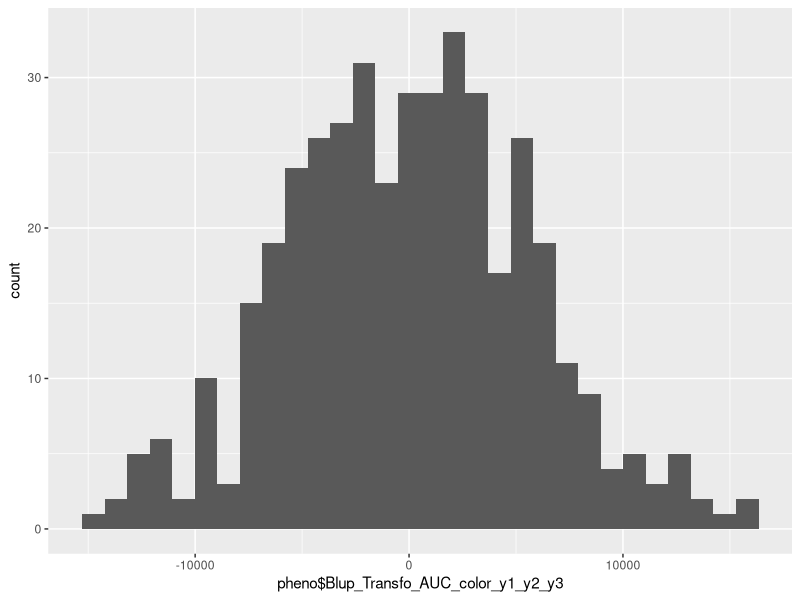
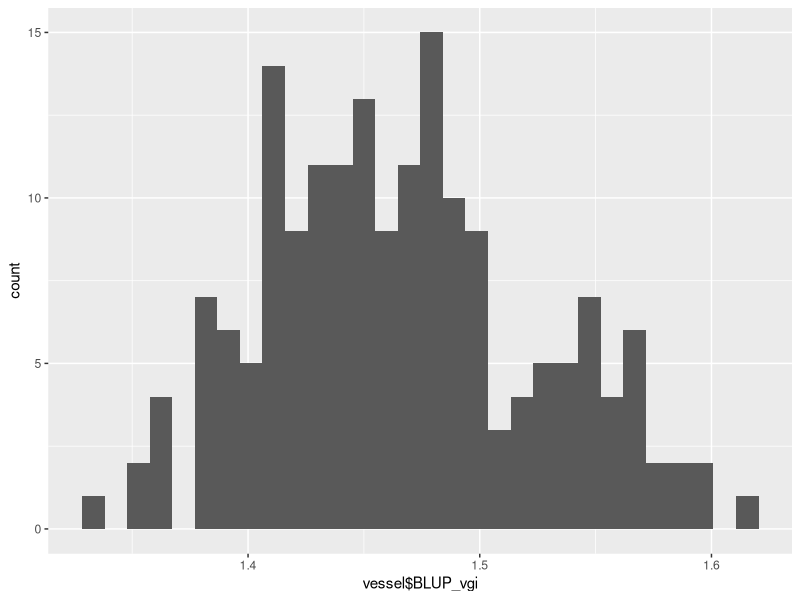
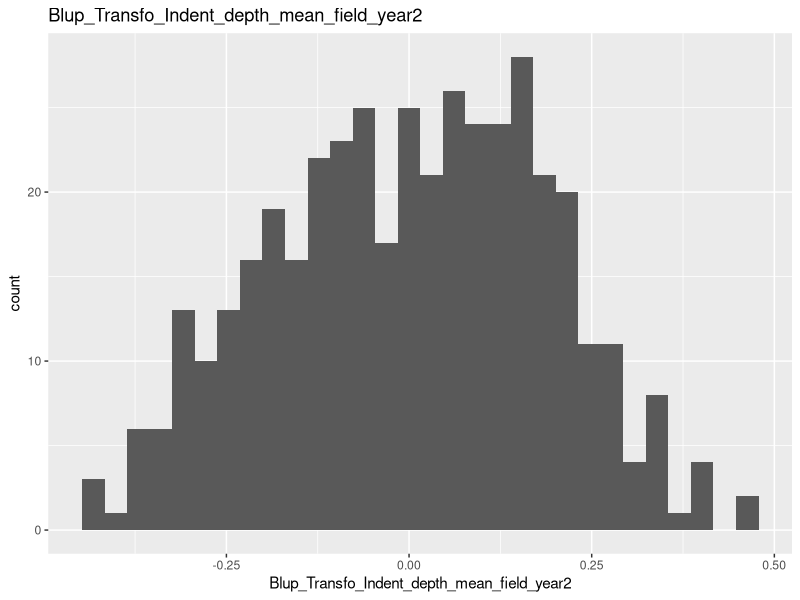
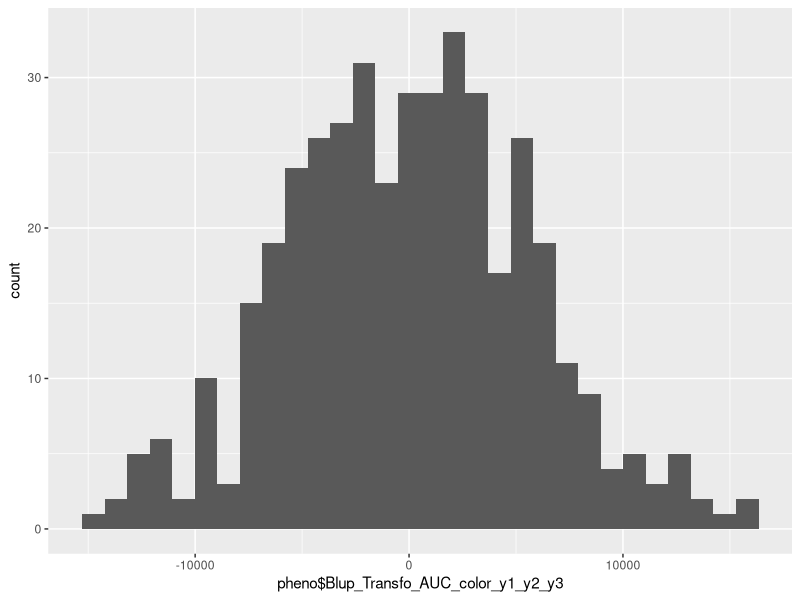
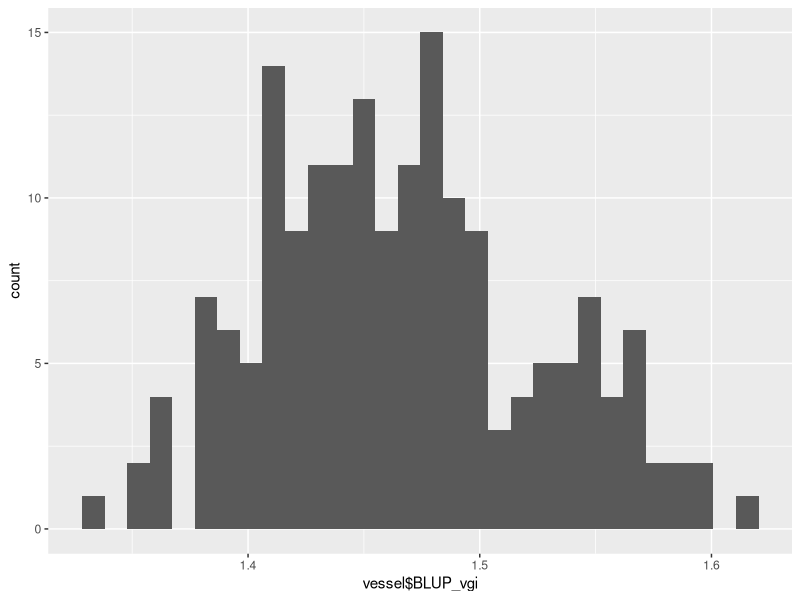
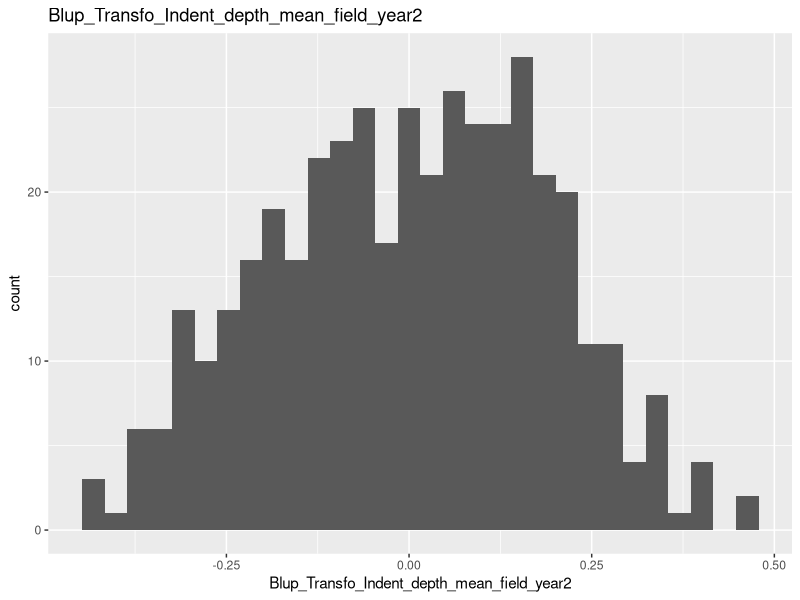

The R source for these figures, in order: (Note: this script raises an error after producing the figures.)
## ---- chunk 1
library(tidyverse)
library(ggplot2)
## ---- chunk 2
header <- readLines("../input/pheno_output_table_blup_20220428.txt",n=1)
header <- header %>%
  str_split("\t") %>%
  unlist()
## ---- chunk 3
header.vessel <- readLines("../input/pheno_vessel_20220522.csv",n=1)
header.vessel <- header.vessel %>%
  str_split(",") %>%
  unlist()
## ---- chunk 4
header.leaf <- readLines("../input/pheno_leaf_20220527.txt",n=1)
header.leaf <- header.leaf %>%
  str_split("\t") %>%
  unlist()
## ---- chunk 5
pheno <- read_tsv("../input/pheno_output_table_blup_20220428.txt",col_names = header,comment = "Old")
pheno
## ---- chunk 6
vessel <- read_csv("../input/pheno_vessel_20220522.csv",col_names = header.vessel,comment = "Geno")
colnames(vessel) <- c("Old.Name","BLUP_tree_height","BLUP_mvd","BLUP_cmvd","BLUP_cvf","BLUP_vgi")
vessel
## ---- chunk 7
leaf <- read_tsv("../input/pheno_leaf_20220527.txt",col_names = header.leaf,comment = "Old")
leaf
## ---- chunk 8
headerTP <- readLines("../input/XXX_GWR_IFG_FOrWeier.txt",n=1)
headerTP <- headerTP %>%
  str_split("\t") %>%
  unlist()

crosstype <- read_tsv("../input/XXX_GWR_IFG_FOrWeier.txt", col_names = headerTP, comment = "Old") %>%
  select(Old.Name,CrossType)
crosstype
## ---- chunk 9
pheno <- left_join(pheno,crosstype, by="Old.Name")
pheno
## ---- chunk 10
vessel <- left_join(vessel,crosstype,by = "Old.Name")
vessel
## ---- chunk 11
leaf <- left_join(leaf,crosstype, by="Old.Name")
leaf
## ---- chunk 12
pheno <- pheno %>%
  filter(CrossType == "GWR") 
pheno
## ---- chunk 13
vessel <- vessel %>%
  filter(CrossType == "GWR") 
vessel
## ---- chunk 14
leaf <- leaf %>%
  filter(CrossType == "GWR") 
leaf
## ---- chunk 15
pl <- ggplot(pheno,aes(x = pheno$Blup_Transfo_AUC_color_y1_y2_y3)) +
  geom_histogram() +
  ggtitle(colnames(pheno$Blup_Transfo_AUC_color_y1_y2_y3)) 
pl
ggsave("../output/BiomassPheno1_20220511_2.png")
## ---- chunk 16
pl <- ggplot(vessel,aes(x = vessel$BLUP_vgi)) +
  geom_histogram() +
  ggtitle(colnames(vessel$BLUP_vgi)) 
pl
ggsave("../output/VesselPheno5_20220522.png")
## ---- chunk 17
pl <- ggplot(leaf,aes(x = Blup_Transfo_Indent_depth_mean_field_year2)) +
  geom_histogram() +
  ggtitle("Blup_Transfo_Indent_depth_mean_field_year2") 
pl
ggsave("../output/LeafPheno6_20220528.png")
## ---- chunk 18
pheno.sum <- as.data.frame(matrix(header[-1], nrow = 68))
data.n <- c()
for (i in 2:69) {
  noNA <- !is.na(pheno[[i]])
  noNA <- noNA[noNA == TRUE]
  data.n <- c(data.n, length(noNA))
}
pheno.sum <- cbind(pheno.sum,data.n) %>%
  arrange(desc(data.n))
pheno.sum
## ---- chunk 19
vessel.sum <- as.data.frame(matrix(header.vessel[-1], nrow = 5))
data.n <- c()
for (i in 2:6) {
  noNA <- !is.na(vessel[[i]])
  noNA <- noNA[noNA == TRUE]
  data.n <- c(data.n, length(noNA))
}
vessel.sum <- cbind(vessel.sum,data.n) %>%
  arrange(desc(data.n))
vessel.sum
## ---- chunk 20
leaf.sum <- as.data.frame(matrix(header.leaf[-1], nrow = 91))
data.n <- c()
for (i in 2:92) {
  noNA <- !is.na(leaf[[i]])
  noNA <- noNA[noNA == TRUE]
  data.n <- c(data.n, length(noNA))
}
leaf.sum <- cbind(leaf.sum,data.n) %>%
  arrange(desc(data.n))
leaf.sum
## ---- chunk 21
pheno <- pheno %>%
  arrange(desc(Blup_Transfo_color_y1_y2_y3)) %>%
  select(Old.Name,Blup_Transfo_color_y1_y2_y3, everything())
pheno
## ---- chunk 22
vessel <- vessel %>%
  arrange(desc(BLUP_cmvd)) %>%
  select(Old.Name,BLUP_cmvd, everything())
vessel
## ---- chunk 23
leaf <- leaf %>%
  arrange(desc(Blup_Transfo_Indent_depth_mean_field_year2)) %>%
  select(Old.Name,Blup_Transfo_Indent_depth_mean_field_year2, everything())
leaf
## ---- chunk 24
pheno1 <- pheno
bulk1 <- pheno1 %>%
  filter(Old.Name == Old.Name[1:30]) %>%
  select(Old.Name,Blup_Transfo_color_y1_y2_y3)
bulk1
## ---- chunk 25
pheno2 <- pheno %>%
  arrange(Blup_Transfo_color_y1_y2_y3) 

bulk2 <- pheno2 %>%
  filter(Old.Name == Old.Name[1:30]) %>%
  select(Old.Name, Blup_Transfo_color_y1_y2_y3)
bulk2
## ---- chunk 26
vessel1 <- vessel
bulk1_height <- vessel1 %>%
  filter(Old.Name == Old.Name[1:40]) %>%
  select(Old.Name, BLUP_cmvd)
bulk1_height
## ---- chunk 27
vessel2 <- vessel %>%
  arrange(BLUP_cmvd) 

bulk2_height <- vessel2 %>%
  filter(Old.Name == Old.Name[1:40]) %>%
  select(Old.Name, BLUP_cmvd)
bulk2_height
## ---- chunk 28
leaf1 <- leaf
bulk1.leaf <- leaf1 %>%
  filter(Old.Name == Old.Name[1:40]) %>%
  select(Old.Name,Blup_Transfo_Indent_depth_mean_field_year2)
bulk1.leaf
## ---- chunk 29
leaf2 <- leaf %>%
  arrange(Blup_Transfo_Indent_depth_mean_field_year2) 

bulk2.leaf <- leaf2 %>%
  filter(Old.Name == Old.Name[1:41]) %>%
  select(Old.Name, Blup_Transfo_Indent_depth_mean_field_year2)
bulk2.leaf
## ---- chunk 30
bulk1 <- bulk1 %>%
  mutate(Group = 1)

bulk2 <- bulk2 %>%
  mutate(Group = 2)

Bulk <- full_join(bulk1, bulk2, by=c("Old.Name","Blup_Transfo_color_y1_y2_y3","Group"))
Bulk
## ---- chunk 31
bulk1_height <- bulk1_height %>%
  mutate(Group = 1)

bulk2_height <- bulk2_height %>%
  mutate(Group = 2)

Bulk.vessel <- full_join(bulk1_height, bulk2_height,by=c("Old.Name","BLUP_cmvd","Group"))
Bulk.vessel
## ---- chunk 32
bulk1.leaf <- bulk1.leaf %>%
  mutate(Group = 1)

bulk2.leaf <- bulk2.leaf %>%
  mutate(Group = 2)

Bulk.leaf <- full_join(bulk1.leaf, bulk2.leaf, by=c("Old.Name","Blup_Transfo_Indent_width_mean_field_year2","Group"))
Bulk.leaf
## ---- chunk 33
res <- wilcox.test(BLUP_cmvd~Group, data = Bulk.vessel)
res
## ---- chunk 34
# Shapiro-Wilk normality test for Bulk1
with(Bulk.vessel, shapiro.test(BLUP_vgi[Group == "1"]))
# Shapiro-Wilk normality test for Bulk2
with(Bulk.vessel, shapiro.test(BLUP_vgi[Group == "2"])) 
## ---- chunk 35
res.ftest <- var.test(BLUP_vgi ~ Group, data = Bulk.vessel)
res.ftest
## ---- chunk 36
res <- t.test(BLUP_vgi ~ Group, data = Bulk.vessel)
res
## ---- chunk 37
bulk.width <- read_csv("../output/bulk_indent_width_20220608.csv")
bulk.depth <- read_csv("../output/bulk_indent_depth_20220608.csv")
bulk.color <- read_csv("../output/bulk_color_20220608.csv")
bulk.mvd <- read_csv("../output/bulk_mvd_20220608.csv")
## ---- chunk 38
old.seq.name <- read_tsv("../output/old_name_unique.txt")
old.seq.name
## ---- chunk 39
bulk.color.seq <- left_join(bulk.color, old.seq.name, by=c("Sample"="Old.Name"))
bulk.color.seq
#write.csv(bulk.color.seq, "../output/bulk_color_seq_20220608.csv")
## ---- chunk 40
bulk.width.seq <- left_join(bulk.width, old.seq.name, by=c("Sample"="Old.Name"))
bulk.width.seq
#write.csv(bulk.depth.seq, "../output/bulk_indent_depth_seq_20220608.csv")
## ---- chunk 41
bulk.depth.seq <- left_join(bulk.depth, old.seq.name, by=c("Sample"="Old.Name"))
bulk.depth.seq
#write.csv(bulk.depth.seq, "../output/bulk_indent_depth_seq_20220608.csv")
## ---- chunk 42
bulk.mvd.seq <- left_join(bulk.mvd, old.seq.name, by=c("Sample"="Old.Name"))
bulk.mvd.seq
#write.csv(bulk.mvd.seq, "../output/bulk_mvd_seq_20220608.csv")
## ---- chunk 43
bulk.w.d <- full_join(bulk.width, bulk.depth, by="Sample")
bulk.w.d.m <- full_join(bulk.w.d, bulk.mvd, by="Sample")
bulk.unique <- bulk.w.d.m %>%
  mutate(Group.width = Group.x, Group.depth = Group.y, Group.mvd = Group) %>%
  select(Sample, Group.width, Group.depth, Group.mvd)
bulk.unique.seq <- left_join(bulk.unique, old.seq.name, by = c("Sample"="Old.Name"))
bulk.unique.seq
write.csv(bulk.unique.seq, "../output/Unique_wdm_samples_20220615.csv")
#write.csv(bulk.w.d, "../output/width_vs_depth_samples_20220615.csv")
#write.csv(bulk.w.m, "../output/width_vs_mvd_samples_20220615.csv")
#write.csv(bulk.d.m, "../output/depth_vs_mvd_samples_20220615.csv")
## ---- chunk 44
write.csv(pheno,"../input/Pheno_pre_GWR_20220506.csv")
